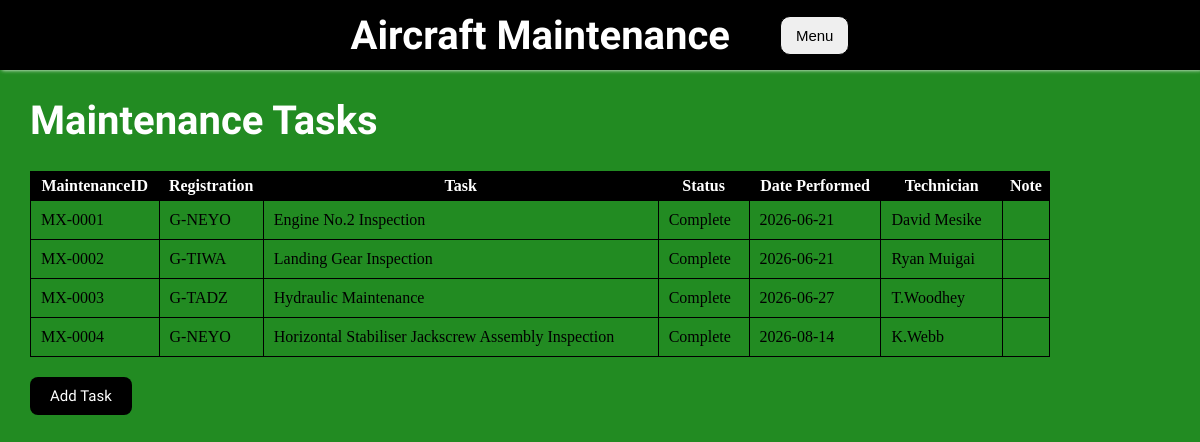
/maintenance, run on an earlier commit of the app's database.
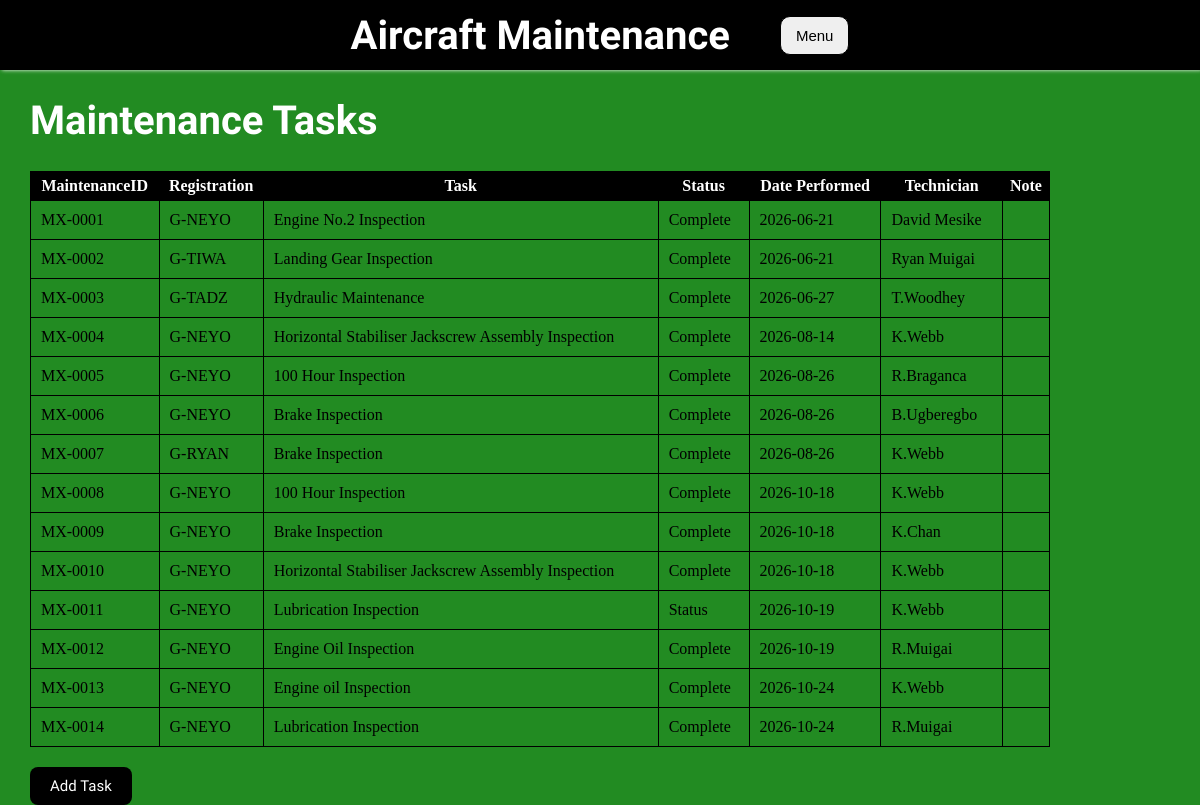
And on a later commit of the database.
### tables this page shows
CREATE TABLE Maintenance(
        MaintenanceID TEXT PRIMARY KEY,
        Registration TEXT,
        Task TEXT,
        Status TEXT,
        DatePerformed TEXT,
        Technician TEXT,
        Notes TEXT,
        FOREIGN KEY (Registration) REFERENCES Aircraft(Registration));

### app.py (the view)
@app.route("/maintenance")
def maintenance():
  with sqlite3.connect("aircrafts.db") as conn:
    conn.row_factory = sqlite3.Row
    cursor = conn.cursor()
    cursor.execute("SELECT * FROM Maintenance")
    Tasks = cursor.fetchall()
    return render_template("maintenance.htm", Tasks=Tasks)

### templates/maintenance.htm (shortened to what this page needs)
<!DOCTYPE html>
<html lang="en">
<head>
    <link rel="stylesheet" href="{{ url_for('static', filename='maintenance.css') }}">
</head>
<body>
    <div class = "navbar">
        <a href="{{ url_for('home') }}" class="home"><h1>
            Aircraft Maintenance</h1> </a>
        <div class="dropdown">
            <button>Menu</button>
        </div>
    </div>
    <h1 class="space">Maintenance Tasks</h1>
    <div class="info">
        <table>
            <tr>
                <th>MaintenanceID</th>
                <th>Registration</th>
                <th>Task</th>
                <th>Status</th>
                <th>Date Performed</th>
                <th>Technician</th>
                <th>Note</th>
            </tr>
            {%for task in Tasks%}
            <tr>
                <td>{{ task['MaintenanceID'] }}</td>
                <td>{{ task['Registration'] }}</td>
                <td>{{ task['Task'] }}</td>
                <td>{{ task['Status'] }}</td>
                <td>{{ task['DatePerformed'] }}</td>
                <td>{{ task['Technician'] }}</td>
                <td>{{ task['Note'] }}</td>
            </tr>
            {% endfor %}
        </table>
        <a href='{{ url_for("add_task" )}}' class="btn"> Add Task</a>
    </div>
</body>
</html>

What changed in the data, as far as the page shows it:
added Maintenance: MaintenanceID "MX-0005", Registration "G-NEYO", Task "100 Hour Inspection", Status "Complete", DatePerformed "2026-08-26", Technician "R.Braganca"
added Maintenance: MaintenanceID "MX-0006", Registration "G-NEYO", Task "Brake Inspection", Status "Complete", DatePerformed "2026-08-26", Technician "B.Ugberegbo"
added Maintenance: MaintenanceID "MX-0007", Registration "G-RYAN", Task "Brake Inspection", Status "Complete", DatePerformed "2026-08-26", Technician "K.Webb"
added Maintenance: MaintenanceID "MX-0008", Registration "G-NEYO", Task "100 Hour Inspection", Status "Complete", DatePerformed "2026-10-18", Technician "K.Webb"
added Maintenance: MaintenanceID "MX-0009", Registration "G-NEYO", Task "Brake Inspection", Status "Complete", DatePerformed "2026-10-18", Technician "K.Chan"
added Maintenance: MaintenanceID "MX-0010", Registration "G-NEYO", Task "Horizontal Stabiliser Jackscrew Assembly Inspection", Status "Complete", DatePerformed "2026-10-18", Technician "K.Webb"
added Maintenance: MaintenanceID "MX-0011", Registration "G-NEYO", Task "Lubrication Inspection", Status "Status", DatePerformed "2026-10-19", Technician "K.Webb"
added Maintenance: MaintenanceID "MX-0012", Registration "G-NEYO", Task "Engine Oil Inspection", Status "Complete", DatePerformed "2026-10-19", Technician "R.Muigai"
added Maintenance: MaintenanceID "MX-0013", Registration "G-NEYO", Task "Engine oil Inspection", Status "Complete", DatePerformed "2026-10-24", Technician "K.Webb"
added Maintenance: MaintenanceID "MX-0014", Registration "G-NEYO", Task "Lubrication Inspection", Status "Complete", DatePerformed "2026-10-24", Technician "R.Muigai"
